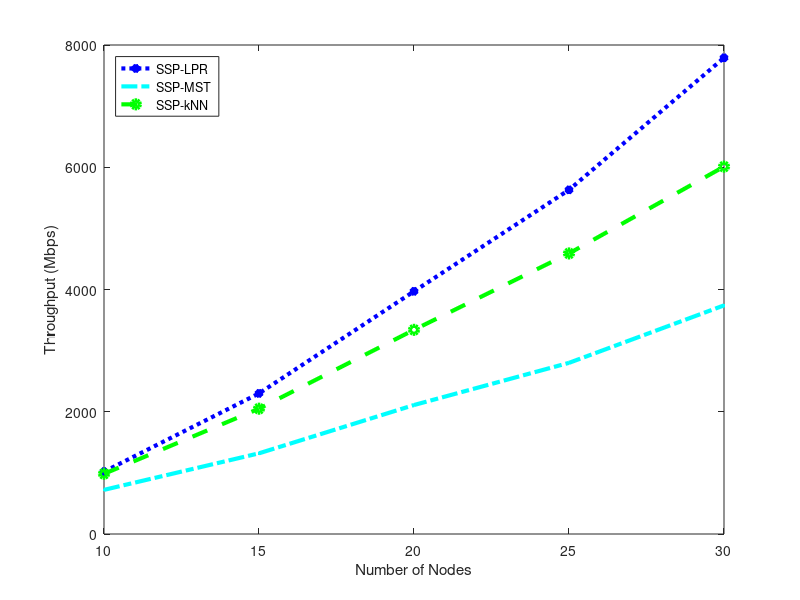

Here is the MATLAB script that generated this plot:
figure(2);
X = [ 10, 15, 20, 25, 30 ];
SSPLPR = [ 1.02e+09, 2.30e+09, 3.97e+09, 5.63e+09, 7.79e+09 ];
SSPMST = [ 7.22e+08, 1.32e+09, 2.11e+09  2.80e+09, 3.74e+09 ];
SSPkNN = [ 9.84e+08, 2.05e+09, 3.34e+09, 4.59e+09, 6.01e+09 ];
SSPLPR = SSPLPR / 1000000;
SSPMST = SSPMST / 1000000;
SSPkNN = SSPkNN / 1000000;
plot(X,SSPLPR,':*b','LineWidth',3);
hold on;
plot(X,SSPMST,'-..c','LineWidth',3);
plot(X,SSPkNN,'--og ','LineWidth',3);
xlabel('Number of Nodes');
ylabel('Throughput (Mbps)');
legend('SSP-LPR','SSP-MST','SSP-kNN', "Location", "NorthWest");
hold off;

function fixAxes
%---------------------------------------
%// Kludge to fix scaling of all figures
%// until GNU or I can find real fix.
%// Octave3.2.3 computes the scaling wrong
%// for this mac, such that the title 
%// and xlabel are not displayed.
%---------------------------------------
s = get(0,'showhiddenhandles');
set(0,'showhiddenhandles','on');
newpos = [0.15 0.15 0.78 0.78];        %// default is [0.13 0.11 0.775 0.815]
figs = get(0,'children');
if (~isempty(figs))
  for k=1:length(figs)
	  cax = get(figs(k),'currentaxes');
pos = get(cax,'position');       
if ~(pos(1) == newpos(1) && ... 
     pos(2) == newpos(2) && ...
     pos(3) == newpos(3) && ...
     pos(4) == newpos(4))
set(cax,'position',newpos);    
set(0,'currentfigure',figs(k));
drawnow();
        endif
    endfor
endif
	set(0,'showhiddenhandles',s);
%---------------------------------------
endfunction
%---------------------------------------
